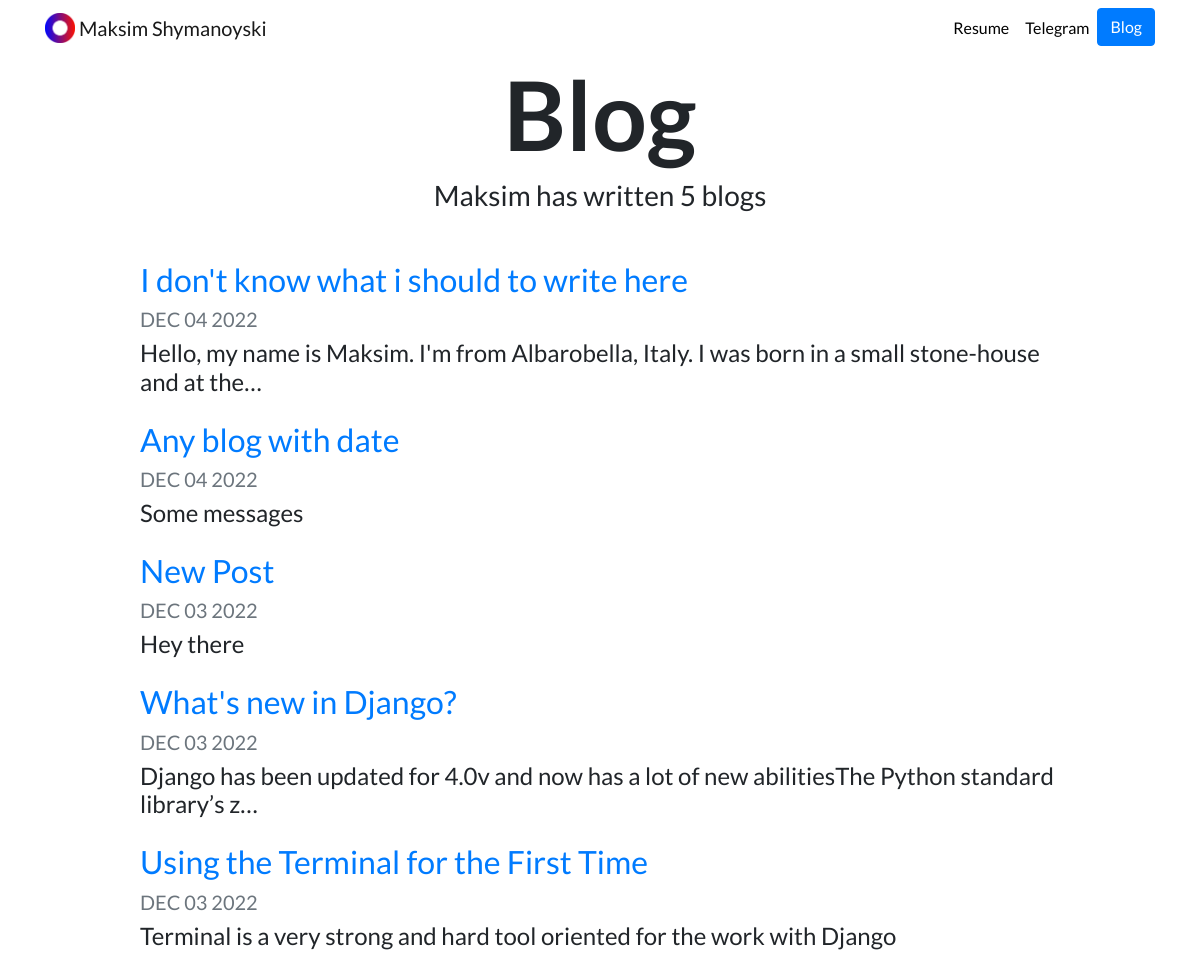
Screenshot of /blog/ with the database file from the repository.
### blog/models.py (models this page shows, shortened)
class Blog(models.Model):
    title = models.CharField(max_length=200)
    date = models.DateField()
    message = models.TextField()

### blog/views.py (the view)
# urls.py: path('', views.all_blogs, name='all_blogs'),
def all_blogs(request):
    blogs = Blog.objects.order_by('-date')
    return render(request, 'blog/all_blogs.html', {'blogs': blogs})

### blog/templates/blog/all_blogs.html
{% extends "portfolio/base.html" %}
{% load static %}
{% block content %}
<h1 id="blogtitle" class="font-weight-bold text-center">Blog</h1>
<h3 class="text-center mb-5">Maksim has written {{ blogs.count }} blog{{ blogs.count|pluralize }}</h3>
{% for blog in blogs %}
<div class="row justify-content-center my-3">
  <div class="col-md-10">
    <a href="{% url 'blog:detail' blog.id %}">
      <h2>{{ blog.title }}</h2>
    </a>
    <h5 class="text-muted">{{ blog.date|date:'M d Y'|upper }}</h5>
    <h4>{{ blog.message|striptags|truncatechars:100 }}</h4>
  </div>
</div>
{% endfor %}
{% endblock %}

### portfolio/static/portfolio/custom.css (style rules this page uses)
body { font-family: 'Lato', sans-serif; }
#blogtitle { font-size: 6rem; }

### rows the page displays
Blog: title "I don't know what i should to write here", date "DEC 04 2022", message "Hello, my name is Maksim. I'm from Albarobella, Italy. I was born in a small stone-house and at the…"
Blog: title "Any blog with date", date "DEC 04 2022", message "Some messages"
Blog: title "New Post", date "DEC 03 2022", message "Hey there"
Blog: title "What's new in Django?", date "DEC 03 2022", message "Django has been updated for 4.0v and now has a lot of new abilitiesThe Python standard library’s z…"
Blog: title "Using the Terminal for the First Time", date "DEC 03 2022", message "Terminal is a very strong and hard tool oriented for the work with Django"

### other values shown
{{ blogs.count }} "5"
